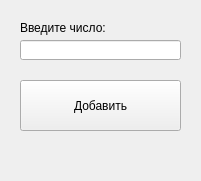
<?xml version="1.0" encoding="UTF-8"?>
<ui version="4.0">
 <class>Form</class>
 <widget class="QWidget" name="Form">
  <property name="geometry">
   <rect>
    <x>0</x>
    <y>0</y>
    <width>201</width>
    <height>181</height>
   </rect>
  </property>
  <property name="minimumSize">
   <size>
    <width>201</width>
    <height>181</height>
   </size>
  </property>
  <property name="maximumSize">
   <size>
    <width>201</width>
    <height>181</height>
   </size>
  </property>
  <property name="windowTitle">
   <string>Добавление элемента</string>
  </property>
  <widget class="QLabel" name="label">
   <property name="geometry">
    <rect>
     <x>20</x>
     <y>20</y>
     <width>91</width>
     <height>16</height>
    </rect>
   </property>
   <property name="text">
    <string>Введите число:</string>
   </property>
  </widget>
  <widget class="QPushButton" name="btn_add">
   <property name="geometry">
    <rect>
     <x>20</x>
     <y>80</y>
     <width>161</width>
     <height>51</height>
    </rect>
   </property>
   <property name="text">
    <string>Добавить</string>
   </property>
  </widget>
  <widget class="QLabel" name="label_info">
   <property name="geometry">
    <rect>
     <x>20</x>
     <y>140</y>
     <width>161</width>
     <height>31</height>
    </rect>
   </property>
   <property name="text">
    <string/>
   </property>
  </widget>
  <widget class="QLineEdit" name="lineEdit">
   <property name="geometry">
    <rect>
     <x>20</x>
     <y>40</y>
     <width>161</width>
     <height>20</height>
    </rect>
   </property>
  </widget>
 </widget>
 <resources/>
 <connections/>
</ui>
